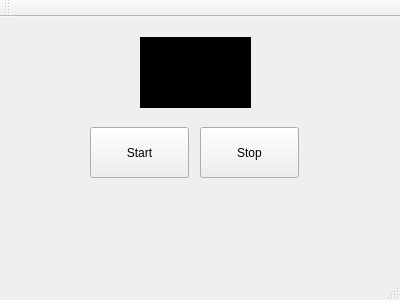
<?xml version="1.0" encoding="UTF-8"?>
<ui version="4.0">
 <class>MainWindow</class>
 <widget class="QMainWindow" name="MainWindow">
  <property name="geometry">
   <rect>
    <x>0</x>
    <y>0</y>
    <width>400</width>
    <height>300</height>
   </rect>
  </property>
  <property name="windowTitle">
   <string>MainWindow</string>
  </property>
  <widget class="QWidget" name="centralWidget">
   <widget class="QLabel" name="lblRedLED">
    <property name="geometry">
     <rect>
      <x>140</x>
      <y>20</y>
      <width>111</width>
      <height>71</height>
     </rect>
    </property>
    <property name="styleSheet">
     <string notr="true">background-color: rgb(0, 0, 0);</string>
    </property>
    <property name="text">
     <string/>
    </property>
   </widget>
   <widget class="QPushButton" name="btnStop">
    <property name="geometry">
     <rect>
      <x>200</x>
      <y>110</y>
      <width>99</width>
      <height>51</height>
     </rect>
    </property>
    <property name="text">
     <string>Stop</string>
    </property>
   </widget>
   <widget class="QPushButton" name="btnStart">
    <property name="geometry">
     <rect>
      <x>90</x>
      <y>110</y>
      <width>99</width>
      <height>51</height>
     </rect>
    </property>
    <property name="text">
     <string>Start</string>
    </property>
   </widget>
  </widget>
  <widget class="QMenuBar" name="menuBar">
   <property name="geometry">
    <rect>
     <x>0</x>
     <y>0</y>
     <width>400</width>
     <height>25</height>
    </rect>
   </property>
  </widget>
  <widget class="QToolBar" name="mainToolBar">
   <attribute name="toolBarArea">
    <enum>TopToolBarArea</enum>
   </attribute>
   <attribute name="toolBarBreak">
    <bool>false</bool>
   </attribute>
  </widget>
  <widget class="QStatusBar" name="statusBar"/>
 </widget>
 <layoutdefault spacing="6" margin="11"/>
 <resources/>
 <connections/>
</ui>
